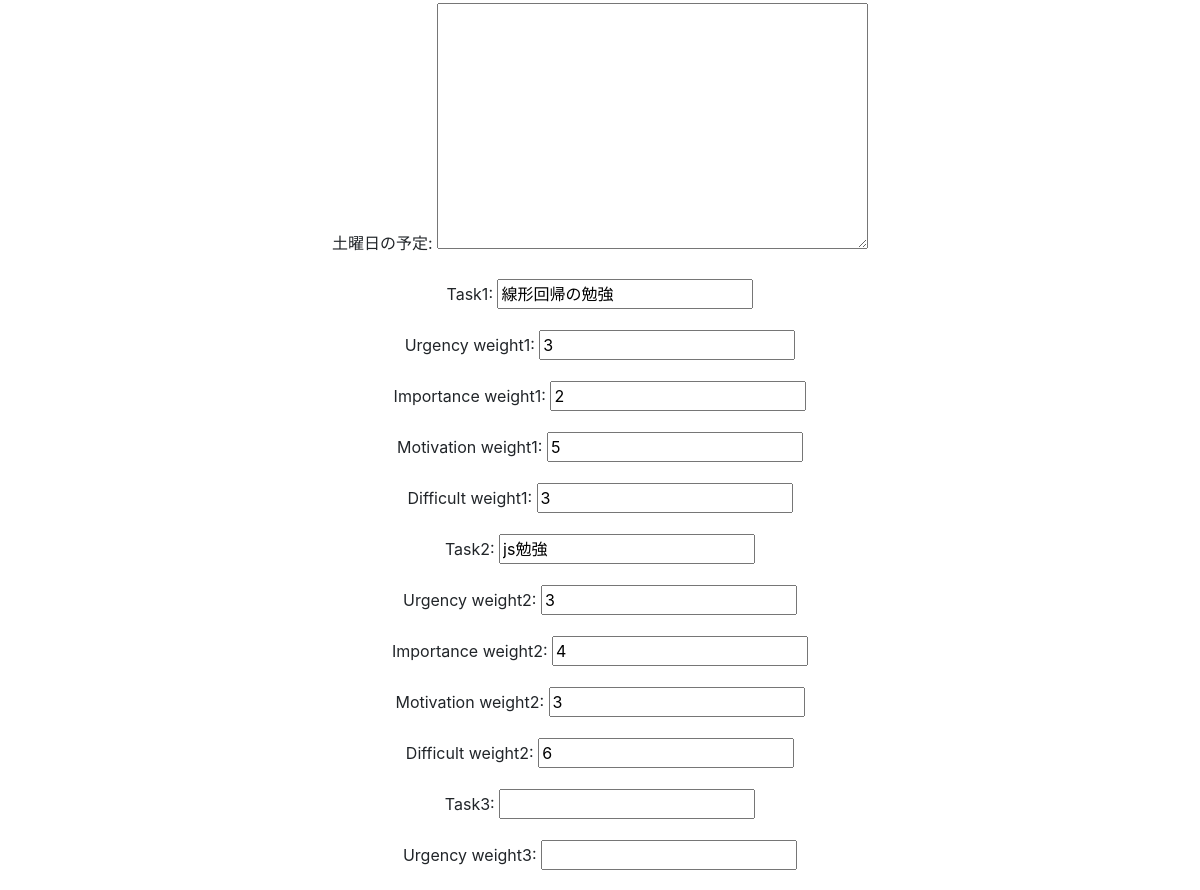
The app's page /update/4 (middle part), older data.
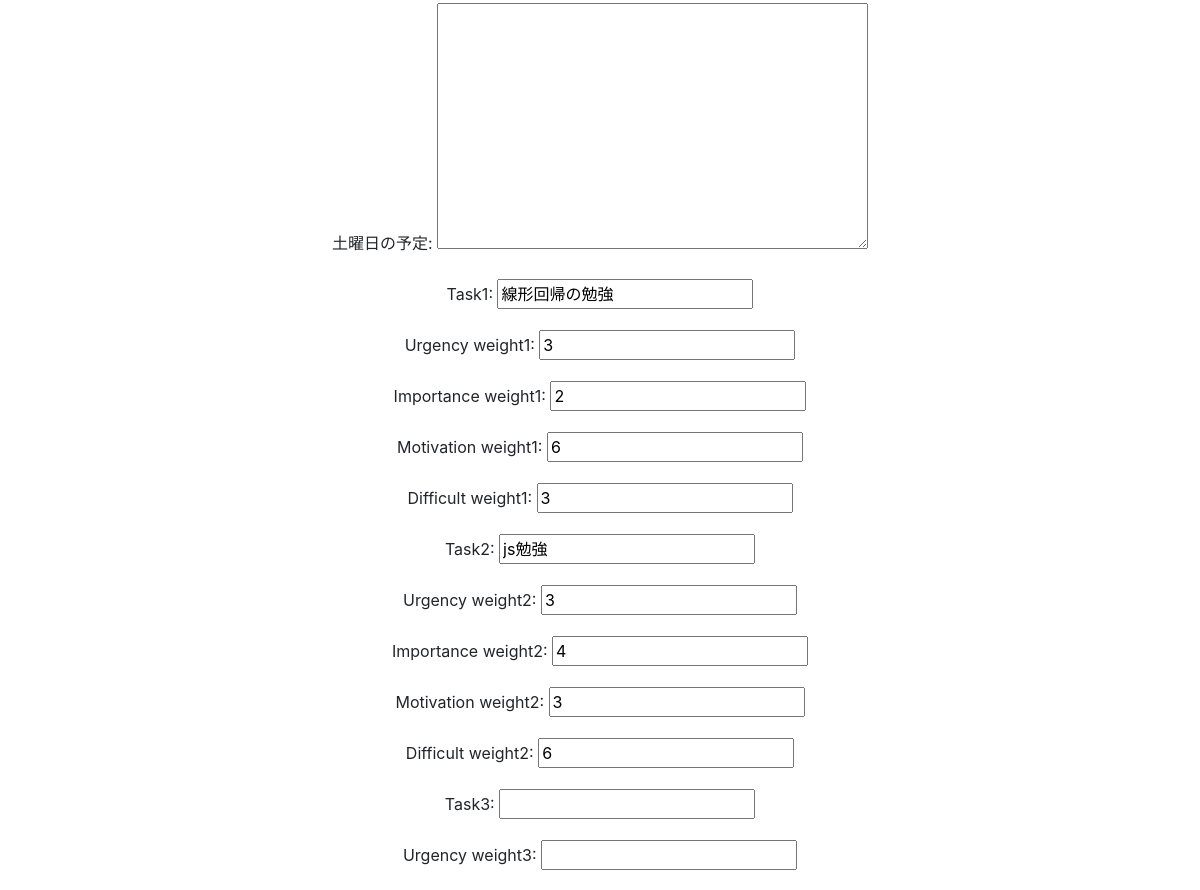
The same page, newer data.
### app/models.py (models this page shows, shortened)
class Oneteam_model(models.Model):
    お名前 = models.CharField(max_length=50)
    所属部署 = models.CharField(max_length=100)
    更新日 = models.DateField(auto_now_add=True)
    日曜日の予定 = models.TextField(blank=True)
    月曜日の予定 = models.TextField(blank=True)
    火曜日の予定 = models.TextField(blank=True)
    水曜日の予定 = models.TextField(blank=True)
    木曜日の予定 = models.TextField(blank=True)
    金曜日の予定 = models.TextField(blank=True)
    土曜日の予定 = models.TextField(blank=True)
    limit = [MinValueValidator(1), MaxValueValidator(6)]
    task1 = models.CharField(max_length=50 ,blank=True)
    urgency_weight1 = models.IntegerField(null=True, blank=True, validators=limit)
    importance_weight1 = models.IntegerField(null=True, blank=True, validators=limit)
    motivation_weight1 = models.IntegerField(null=True, blank=True, validators=limit)
    difficult_weight1 = models.IntegerField(null=True, blank=True, validators=limit)
    task2 = models.CharField(max_length=50 ,blank=True)
    urgency_weight2 = models.IntegerField(null=True, blank=True, validators=limit)
    importance_weight2 = models.IntegerField(null=True, blank=True, validators=limit)
    motivation_weight2 = models.IntegerField(null=True, blank=True, validators=limit)
    difficult_weight2 = models.IntegerField(null=True, blank=True, validators=limit)
    task3 = models.CharField(max_length=50 ,blank=True)
    urgency_weight3 = models.IntegerField(null=True, blank=True, validators=limit)
    importance_weight3 = models.IntegerField(null=True, blank=True, validators=limit)
    motivation_weight3 = models.IntegerField(null=True, blank=True, validators=limit)
    difficult_weight3 = models.IntegerField(null=True, blank=True, validators=limit)
    task4 = models.CharField(max_length=50 ,blank=True)
    urgency_weight4 = models.IntegerField(null=True, blank=True, validators=limit)
    importance_weight4 = models.IntegerField(null=True, blank=True, validators=limit)
    motivation_weight4 = models.IntegerField(null=True, blank=True, validators=limit)
    difficult_weight4 = models.IntegerField(null=True, blank=True, validators=limit)
    task5 = models.CharField(max_length=50 ,blank=True)
    urgency_weight5 = models.IntegerField(null=True, blank=True, validators=limit)
    importance_weight5 = models.IntegerField(null=True, blank=True, validators=limit)
    motivation_weight5 = models.IntegerField(null=True, blank=True, validators=limit)
    difficult_weight5 = models.IntegerField(null=True, blank=True, validators=limit)
    task6 = models.CharField(max_length=50 ,blank=True)
    urgency_weight6 = models.IntegerField(null=True, blank=True, validators=limit)
    importance_weight6 = models.IntegerField(null=True, blank=True, validators=limit)
    motivation_weight6 = models.IntegerField(null=True, blank=True, validators=limit)
    difficult_weight6 = models.IntegerField(null=True, blank=True, validators=limit)
    task7 = models.CharField(max_length=50 ,blank=True)
    urgency_weight7 = models.IntegerField(null=True, blank=True, validators=limit)
    importance_weight7 = models.IntegerField(null=True, blank=True, validators=limit)
    motivation_weight7 = models.IntegerField(null=True, blank=True, validators=limit)
    difficult_weight7 = models.IntegerField(null=True, blank=True, validators=limit)
    task8 = models.CharField(max_length=50 ,blank=True)
    urgency_weight8 = models.IntegerField(null=True, blank=True, validators=limit)
    importance_weight8 = models.IntegerField(null=True, blank=True, validators=limit)
    motivation_weight8 = models.IntegerField(null=True, blank=True, validators=limit)
    difficult_weight8 = models.IntegerField(null=True, blank=True, validators=limit)
    task9 = models.CharField(max_length=50 ,blank=True)
    urgency_weight9 = models.IntegerField(null=True, blank=True, validators=limit)
    importance_weight9 = models.IntegerField(null=True, blank=True, validators=limit)
    motivation_weight9 = models.IntegerField(null=True, blank=True, validators=limit)
    difficult_weight9 = models.IntegerField(null=True, blank=True, validators=limit)
    task10 = models.CharField(max_length=50 ,blank=True)
    urgency_weight10 = models.IntegerField(null=True, blank=True, validators=limit)
    importance_weight10 = models.IntegerField(null=True, blank=True, validators=limit)
    motivation_weight10 = models.IntegerField(null=True, blank=True, validators=limit)
    difficult_weight10 = models.IntegerField(null=True, blank=True, validators=limit)

### app/views.py (the view)
# urls.py: path('update/<int:pk>', Oneteam_Update.as_view(), name='update'),
class Oneteam_Update(UpdateView):
    template_name = 'update.html'
    model = Oneteam_model
    fields = ('お名前', '所属部署',
              '日曜日の予定', '月曜日の予定', '火曜日の予定', '水曜日の予定', '木曜日の予定', '金曜日の予定', '土曜日の予定',
              'task1',
              'urgency_weight1',
              'importance_weight1',
              'motivation_weight1',
              'difficult_weight1',
              'task2',
              'urgency_weight2',
              'importance_weight2',
              'motivation_weight2',
              'difficult_weight2',
              'task3',
              'urgency_weight3',
              'importance_weight3',
              'motivation_weight3',
              'difficult_weight3',
              'task4',
              'urgency_weight4',
              'importance_weight4',
              'motivation_weight4',
              'difficult_weight4',
              'task5',
              'urgency_weight5',
              'importance_weight5',
              'motivation_weight5',
              'difficult_weight5',
              'task6',
              'urgency_weight6',
              'importance_weight6',
              'motivation_weight6',
              'difficult_weight6',
              'task7',
              'urgency_weight7',
              'importance_weight7',
              'motivation_weight7',
              'difficult_weight7',
              'task8',
              'urgency_weight8',
              'importance_weight8',
              'motivation_weight8',
              'difficult_weight8',
              'task9',
              'urgency_weight9',
              'importance_weight9',
              'motivation_weight9',
              'difficult_weight9',
              'task10',
              'urgency_weight10',
              'importance_weight10',
              'motivation_weight10',
              'difficult_weight10'
              )
    success_url = reverse_lazy('list')

### templates/update.html (shortened to what this page needs)
{% extends 'base.html' %}
{% block content %}
<form action='' method='POST'>{% csrf_token %}
    <br>
    <div style=text-align:center>
    {{ form.as_p }}
    </div>
</form>
<br>
{% endblock content %}

Row changes from the older to the newer data that the page shows:
changed Oneteam_model "線形回帰の勉強": motivation_weight1 "5" → "6"
